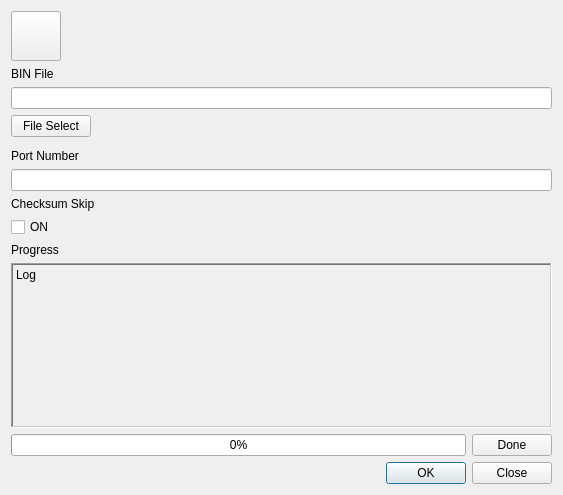
<?xml version="1.0" encoding="UTF-8"?>
<ui version="4.0">
 <class>Form</class>
 <widget class="QWidget" name="Form">
  <property name="geometry">
   <rect>
    <x>0</x>
    <y>0</y>
    <width>563</width>
    <height>495</height>
   </rect>
  </property>
  <property name="windowTitle">
   <string>Form</string>
  </property>
  <layout class="QGridLayout" name="gridLayout">
   <item row="0" column="0">
    <layout class="QVBoxLayout" name="Outter_Layout_2" stretch="0,0,0,0,0,0,0,0,0,0,0,0,0">
     <property name="sizeConstraint">
      <enum>QLayout::SetDefaultConstraint</enum>
     </property>
     <item>
      <layout class="QHBoxLayout" name="top_hlayout">
       <item>
        <widget class="QPushButton" name="btn_back">
         <property name="enabled">
          <bool>true</bool>
         </property>
         <property name="sizePolicy">
          <sizepolicy hsizetype="Fixed" vsizetype="Fixed">
           <horstretch>0</horstretch>
           <verstretch>0</verstretch>
          </sizepolicy>
         </property>
         <property name="minimumSize">
          <size>
           <width>50</width>
           <height>50</height>
          </size>
         </property>
         <property name="cursor">
          <cursorShape>PointingHandCursor</cursorShape>
         </property>
         <property name="styleSheet">
          <string notr="true">QPushButton#btn_back {
    border-image: url(left.png);
    background-repeat: no-repeat;
    background-position: center;
    background-size: cover;
}</string>
         </property>
         <property name="text">
          <string/>
         </property>
        </widget>
       </item>
       <item>
        <spacer name="horizontalSpacer">
         <property name="orientation">
          <enum>Qt::Horizontal</enum>
         </property>
         <property name="sizeHint" stdset="0">
          <size>
           <width>40</width>
           <height>20</height>
          </size>
         </property>
        </spacer>
       </item>
      </layout>
     </item>
     <item>
      <widget class="QLabel" name="lbl_binfile_2">
       <property name="sizePolicy">
        <sizepolicy hsizetype="Fixed" vsizetype="Fixed">
         <horstretch>0</horstretch>
         <verstretch>0</verstretch>
        </sizepolicy>
       </property>
       <property name="text">
        <string>BIN File</string>
       </property>
      </widget>
     </item>
     <item>
      <widget class="QLineEdit" name="edit_bin_file">
       <property name="sizePolicy">
        <sizepolicy hsizetype="Minimum" vsizetype="Fixed">
         <horstretch>0</horstretch>
         <verstretch>0</verstretch>
        </sizepolicy>
       </property>
       <property name="minimumSize">
        <size>
         <width>100</width>
         <height>0</height>
        </size>
       </property>
      </widget>
     </item>
     <item>
      <widget class="QPushButton" name="pushButton_2">
       <property name="sizePolicy">
        <sizepolicy hsizetype="Fixed" vsizetype="Fixed">
         <horstretch>0</horstretch>
         <verstretch>0</verstretch>
        </sizepolicy>
       </property>
       <property name="text">
        <string>File Select</string>
       </property>
      </widget>
     </item>
     <item>
      <widget class="QWidget" name="widget" native="true"/>
     </item>
     <item>
      <widget class="QLabel" name="lbl_portnumber_2">
       <property name="sizePolicy">
        <sizepolicy hsizetype="Preferred" vsizetype="Fixed">
         <horstretch>0</horstretch>
         <verstretch>0</verstretch>
        </sizepolicy>
       </property>
       <property name="text">
        <string>Port Number</string>
       </property>
      </widget>
     </item>
     <item>
      <widget class="QLineEdit" name="edit_port_number">
       <property name="sizePolicy">
        <sizepolicy hsizetype="Preferred" vsizetype="Fixed">
         <horstretch>0</horstretch>
         <verstretch>0</verstretch>
        </sizepolicy>
       </property>
       <property name="dragEnabled">
        <bool>false</bool>
       </property>
       <property name="readOnly">
        <bool>true</bool>
       </property>
      </widget>
     </item>
     <item>
      <widget class="QLabel" name="lbl_checksum_2">
       <property name="sizePolicy">
        <sizepolicy hsizetype="Preferred" vsizetype="Fixed">
         <horstretch>0</horstretch>
         <verstretch>0</verstretch>
        </sizepolicy>
       </property>
       <property name="text">
        <string>Checksum Skip</string>
       </property>
      </widget>
     </item>
     <item>
      <widget class="QCheckBox" name="chk_checksum">
       <property name="sizePolicy">
        <sizepolicy hsizetype="Minimum" vsizetype="Fixed">
         <horstretch>0</horstretch>
         <verstretch>0</verstretch>
        </sizepolicy>
       </property>
       <property name="text">
        <string>ON</string>
       </property>
      </widget>
     </item>
     <item>
      <widget class="QLabel" name="label_2">
       <property name="sizePolicy">
        <sizepolicy hsizetype="Preferred" vsizetype="Fixed">
         <horstretch>0</horstretch>
         <verstretch>0</verstretch>
        </sizepolicy>
       </property>
       <property name="text">
        <string>Progress</string>
       </property>
      </widget>
     </item>
     <item>
      <widget class="QLabel" name="lbl_log">
       <property name="sizePolicy">
        <sizepolicy hsizetype="Preferred" vsizetype="Expanding">
         <horstretch>0</horstretch>
         <verstretch>0</verstretch>
        </sizepolicy>
       </property>
       <property name="frameShape">
        <enum>QFrame::WinPanel</enum>
       </property>
       <property name="frameShadow">
        <enum>QFrame::Sunken</enum>
       </property>
       <property name="lineWidth">
        <number>0</number>
       </property>
       <property name="text">
        <string>Log</string>
       </property>
       <property name="alignment">
        <set>Qt::AlignLeading|Qt::AlignLeft|Qt::AlignTop</set>
       </property>
      </widget>
     </item>
     <item>
      <layout class="QHBoxLayout" name="horizontalLayout_4">
       <item>
        <widget class="QProgressBar" name="progressBar_2">
         <property name="value">
          <number>0</number>
         </property>
        </widget>
       </item>
       <item>
        <widget class="QPushButton" name="btn_done_2">
         <property name="sizePolicy">
          <sizepolicy hsizetype="Fixed" vsizetype="Fixed">
           <horstretch>0</horstretch>
           <verstretch>0</verstretch>
          </sizepolicy>
         </property>
         <property name="layoutDirection">
          <enum>Qt::LeftToRight</enum>
         </property>
         <property name="text">
          <string>Done</string>
         </property>
         <property name="default">
          <bool>false</bool>
         </property>
         <property name="flat">
          <bool>false</bool>
         </property>
        </widget>
       </item>
      </layout>
     </item>
     <item>
      <layout class="QHBoxLayout" name="horizontalLayout_5">
       <item>
        <spacer name="horizontalSpacer_2">
         <property name="orientation">
          <enum>Qt::Horizontal</enum>
         </property>
         <property name="sizeHint" stdset="0">
          <size>
           <width>40</width>
           <height>20</height>
          </size>
         </property>
        </spacer>
       </item>
       <item>
        <widget class="QDialogButtonBox" name="btn_box">
         <property name="sizePolicy">
          <sizepolicy hsizetype="Fixed" vsizetype="Fixed">
           <horstretch>0</horstretch>
           <verstretch>0</verstretch>
          </sizepolicy>
         </property>
         <property name="maximumSize">
          <size>
           <width>16777215</width>
           <height>16777215</height>
          </size>
         </property>
         <property name="standardButtons">
          <set>QDialogButtonBox::Close|QDialogButtonBox::Ok</set>
         </property>
         <property name="centerButtons">
          <bool>false</bool>
         </property>
        </widget>
       </item>
      </layout>
     </item>
    </layout>
   </item>
  </layout>
 </widget>
 <resources/>
 <connections>
  <connection>
   <sender>btn_back</sender>
   <signal>clicked()</signal>
   <receiver>Form</receiver>
   <slot>btn_back_clicked()</slot>
   <hints>
    <hint type="sourcelabel">
     <x>32</x>
     <y>47</y>
    </hint>
    <hint type="destinationlabel">
     <x>40</x>
     <y>27</y>
    </hint>
   </hints>
  </connection>
  <connection>
   <sender>btn_box</sender>
   <signal>accepted()</signal>
   <receiver>Form</receiver>
   <slot>btn_update_clicked()</slot>
   <hints>
    <hint type="sourcelabel">
     <x>466</x>
     <y>476</y>
    </hint>
    <hint type="destinationlabel">
     <x>553</x>
     <y>488</y>
    </hint>
   </hints>
  </connection>
  <connection>
   <sender>btn_done_2</sender>
   <signal>clicked()</signal>
   <receiver>Form</receiver>
   <slot>btn_update_clicked()</slot>
   <hints>
    <hint type="sourcelabel">
     <x>522</x>
     <y>437</y>
    </hint>
    <hint type="destinationlabel">
     <x>558</x>
     <y>459</y>
    </hint>
   </hints>
  </connection>
 </connections>
 <slots>
  <slot>btn_back_clicked()</slot>
  <slot>btn_update_clicked()</slot>
  <slot>btn_done_update_clicked()</slot>
 </slots>
</ui>
